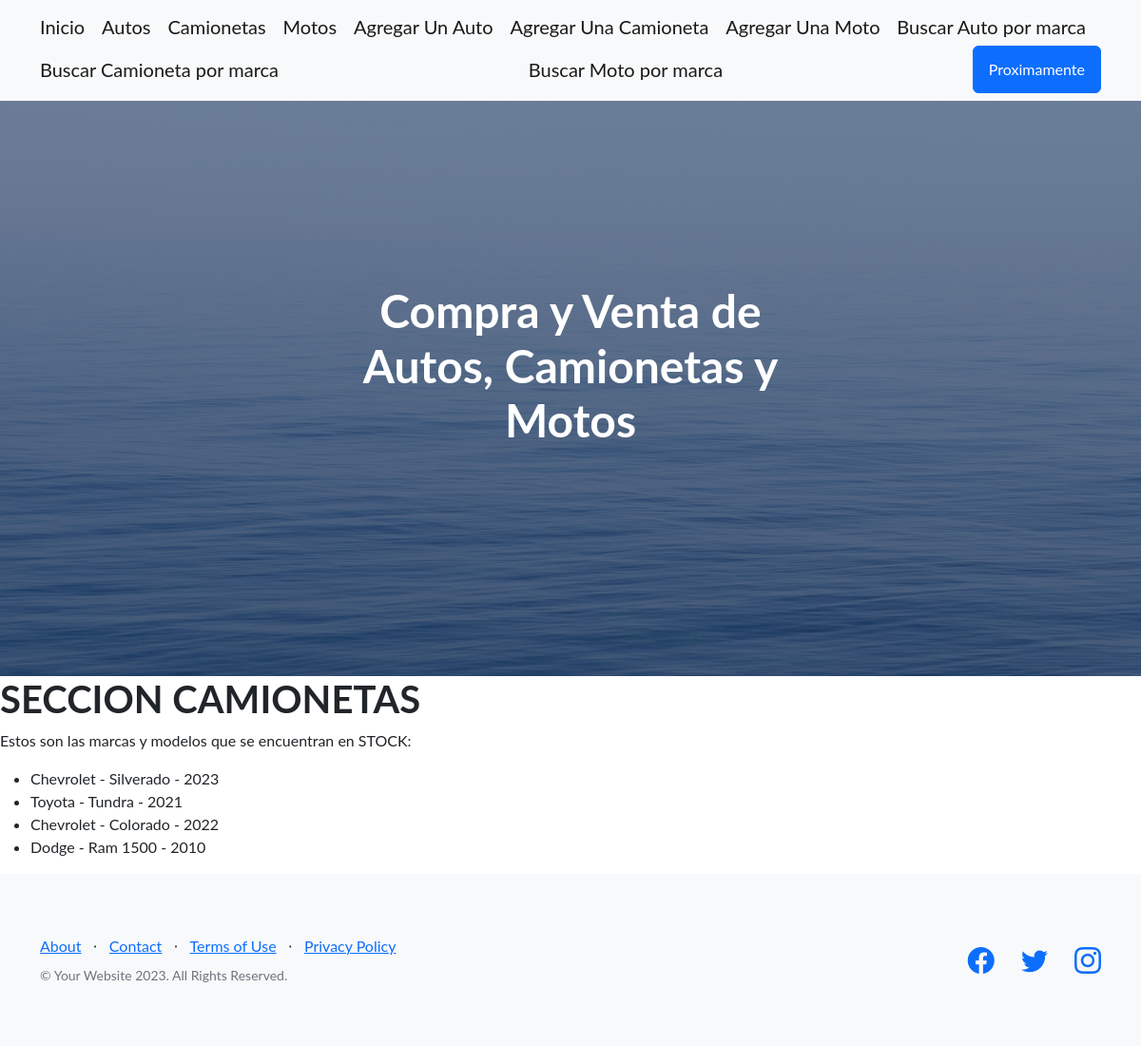
Page /CompraVenta/stock-camionetas/ on the earlier database version.
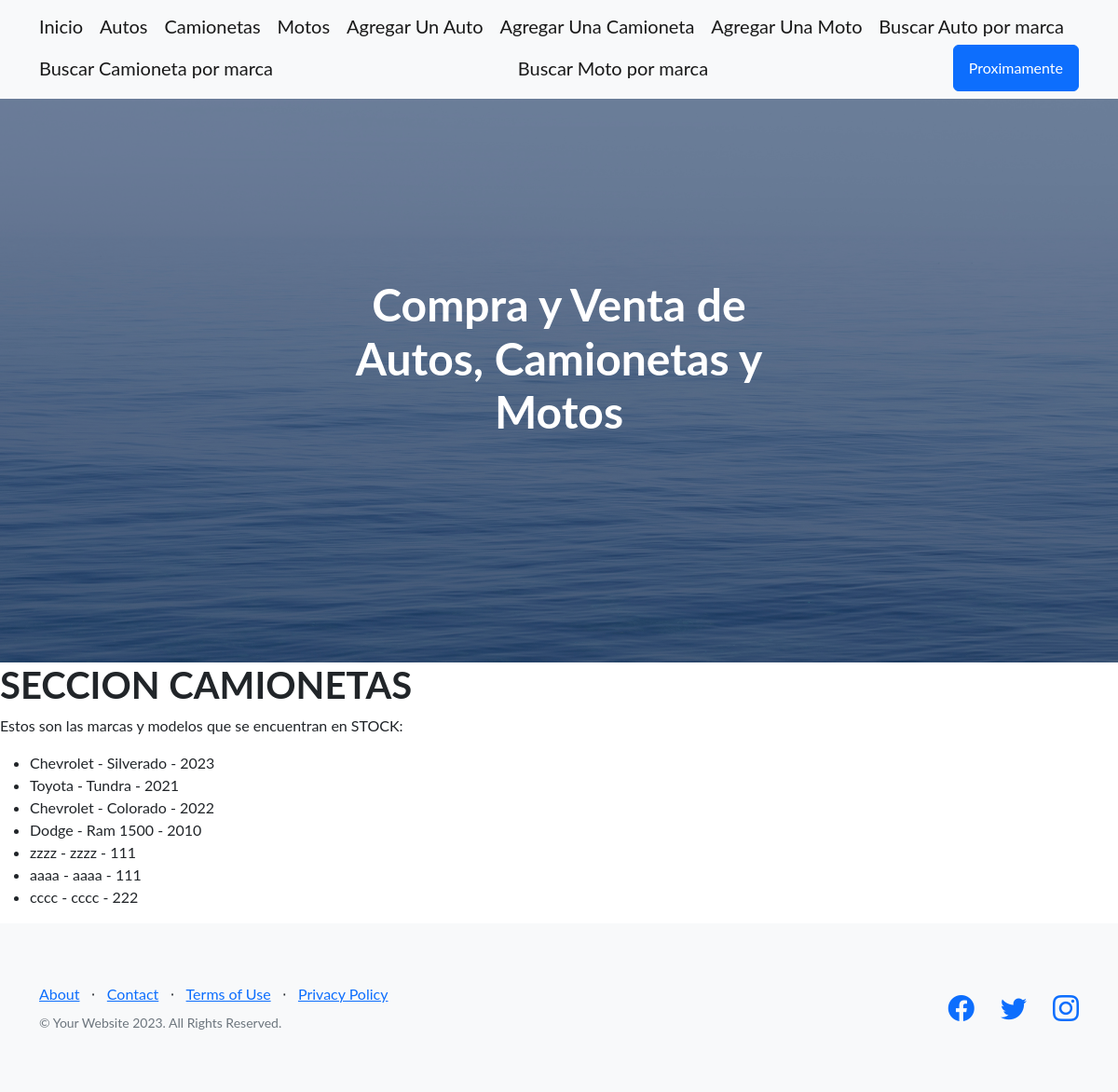
Same page on the later database version.
### CompraVenta/models.py (models this page shows)
class Camioneta(models.Model):
    marca = models.CharField(max_length=50)
    modelo = models.CharField(max_length=50)
    anio = models.IntegerField()
    def __str__(self):
        return f'{self.marca} - {self.modelo} - {self.anio}'

### CompraVenta/views.py (the view)
# urls.py: path('stock-camionetas/', stock_camionetas, name="Stock_Camionetas"),
def stock_camionetas(req):
     stock = Camioneta.objects.all()
     return render(req, "stock_camioneta.html", {"stock_camionetas": stock})

### CompraVenta/templates/stock_camioneta.html
{% extends 'padre.html' %}
{% block ContenidoQueCambia %}
<h1>SECCION CAMIONETAS</h1>
<p>Estos son las marcas y modelos que se encuentran en STOCK:</p>
    <ul>
        {% for camioneta in stock_camionetas  %}
            <li>{{camioneta}}</li>
        {% endfor %}
    </ul>
{% endblock ContenidoQueCambia %}

Differences in the rows shown:
added Camioneta: marca+modelo+anio "zzzz - zzzz - 111"
added Camioneta: marca+modelo+anio "aaaa - aaaa - 111"
added Camioneta: marca+modelo+anio "cccc - cccc - 222"
